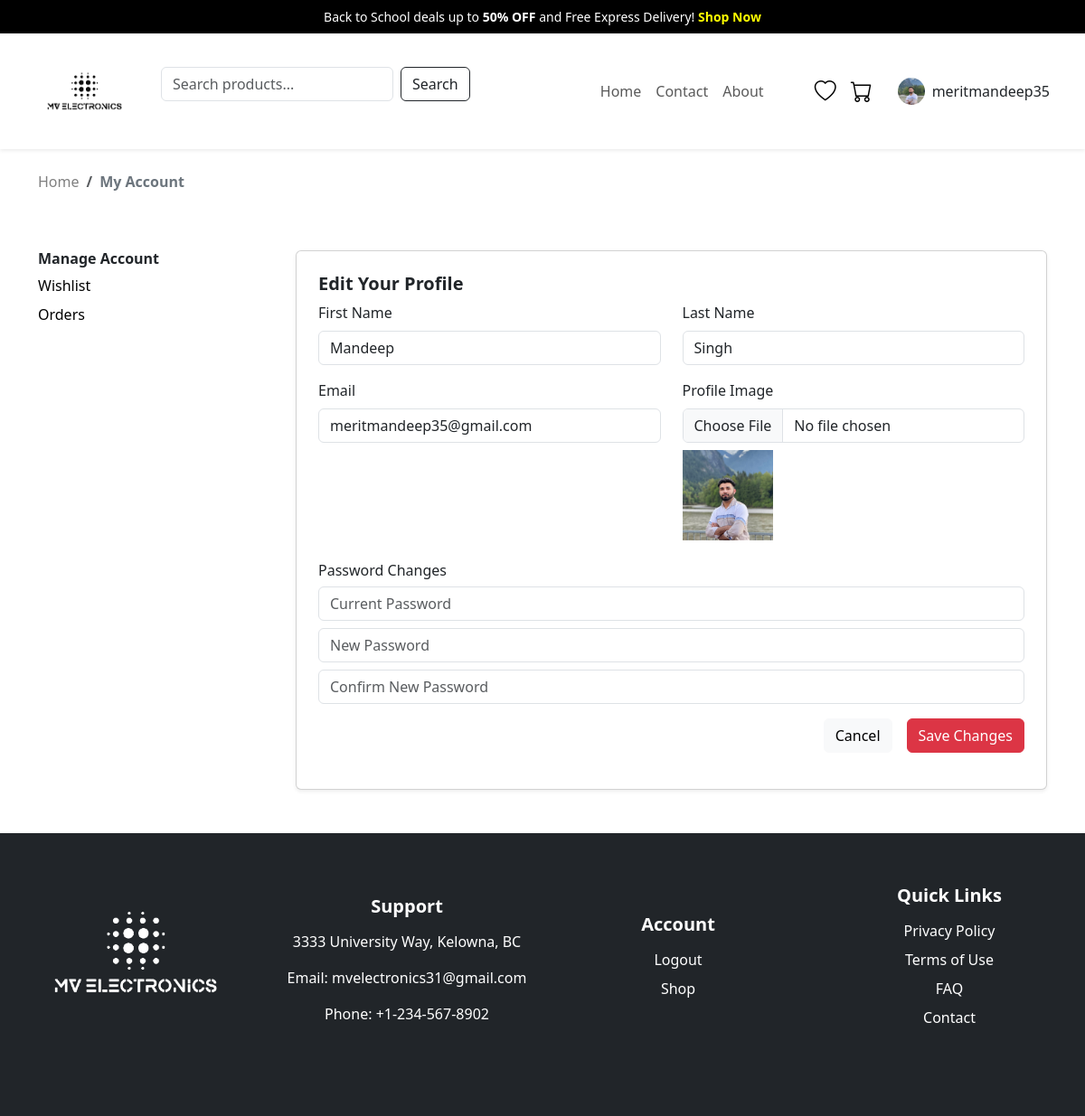
The page /project360/account.php (signed in) on the database its author committed.
### tables this page shows
CREATE TABLE `users` (
  `user_id` int(11) NOT NULL,
  `user_name` varchar(50) DEFAULT NULL,
  `email` varchar(50) NOT NULL,
  `password` varchar(255) NOT NULL,
  `profile_image` varchar(255) DEFAULT NULL,
  `first_name` varchar(255) NOT NULL,
  `last_name` varchar(255) NOT NULL,
  `status` enum('active','inactive') DEFAULT NULL
);

### project360/account.php (the view, shortened to what this page needs)
<?php
require_once 'db_connection.php';
$firstName    = '';
$lastName     = '';
$email        = '';
if (isset($_SESSION['user_id'])) {
    $userId = $_SESSION['user_id'];
    $sql  = "SELECT user_name, first_name, last_name, email, profile_image, password FROM users WHERE user_id = ?";
    $stmt = $conn->prepare($sql);
    $stmt->bind_param("i", $userId);
    $stmt->execute();
    $result = $stmt->get_result();
    if ($row = $result->fetch_assoc()) {
        $firstName     = $row['first_name'];
        $lastName      = $row['last_name'];
        $email         = $row['email'];
    }
}
require_once 'header-loader.php';
?>
<!DOCTYPE html>
<html lang="en">
<head>
    <link rel="stylesheet" href="account.css">
    <link href="https://cdn.jsdelivr.net/npm/bootstrap@5.3.0/dist/css/bootstrap.min.css" rel="stylesheet">
    <link rel="stylesheet" href="https://cdn.jsdelivr.net/npm/bootstrap-icons/font/bootstrap-icons.css">
    <link rel = "stylesheet" href = "footer.css">
    <link rel = "stylesheet" href = "header.css">
</head>
<body>
<div class="container mt-4">
    <nav aria-label="breadcrumb">
        <ol class="breadcrumb">
            <li class="breadcrumb-item"><a href="home.php">Home</a></li>
            <li class="breadcrumb-item active text-secondary fw-bold" aria-current="page">My Account</li>
        </ol>
    </nav>
</div>
<div class="container mb-5">
    <div class="row">
        <div class="col-md-3 mt-5 text-center text-lg-start">
            <h6 class="fw-bold">Manage Account</h6>
            <ul class="list-unstyled">
                <li><a href="wishlist.php" > Wishlist</a></li>
                <li><a href="order-history.php"> Orders</a></li>
            </ul>
        </div>
        <div class="col-md-9 mt-5">
            <div class="card shadow-sm p-4">
                <h5 class="text-dark fw-bold">Edit Your Profile</h5>
                <form method="POST" enctype="multipart/form-data">
                    <div class="row">
                        <div class="col-md-6">
                            <label class="form-label">First Name</label>
                            <input type="text" class="form-control"
                                   name="first_name"
                                   value="<?php echo htmlspecialchars($firstName); ?>"
                                   required>
                        </div>
                        <div class="col-md-6">
                            <label class="form-label">Last Name</label>
                            <input type="text" class="form-control"
                                   name="last_name"
                                   value="<?php echo htmlspecialchars($lastName); ?>"
                                   required>
                        </div>
                    </div>
                    <div class="row mt-3">
                        <div class="col-md-6">
                            <label class="form-label">Email</label>
                            <input type="email" class="form-control"
                                   name="email"
                                   value="<?php echo htmlspecialchars($email); ?>"
                                   required>
                        </div>
                        <div class="col-md-6">
                            <label class="form-label">Profile Image</label>
                            <input type="file" class="form-control" name="profile_image">
                            <?php if (!empty($profileImage)): ?>
                                <img src="<?php echo htmlspecialchars($profileImage); ?>"
                                     alt="Profile Image"
                                     class="mt-2"
                                     style="width: 100px; height: 100px; object-fit: cover;">
                            <?php endif; ?>
                        </div>
                    </div>
                    <h6 class="mt-4">Password Changes</h6>
                    <div class="mt-2">
                        <input type="password" class="form-control mb-2"
                               name="old_password"
                               placeholder="Current Password">
                        <input type="password" class="form-control mb-2"
                               name="password"
                               placeholder="New Password">
                        <input type="password" class="form-control mb-3"
                               name="confirm_password"
                               placeholder="Confirm New Password">
                    </div>
                    <div class="d-flex justify-content-end">
                        <button type="button" class="btn btn-light me-3">Cancel</button>
                        <button type="submit" class="btn btn-danger">Save Changes</button>
                    </div>
                </form>
            </div>
        </div>
    </div>
</div>
<?php require_once "footer.php"; ?>
</body>
</html>

### project360/loginheader.php (shortened to what this page needs)
<?php
require_once 'db_connection.php';
$userName = 'User';
$profileImage = '';
if (isset($_SESSION['user_id'])) {
    $userId = $_SESSION['user_id'];
    $sql = "SELECT user_name, profile_image FROM users WHERE user_id = ?";
    $stmt = $conn->prepare($sql);
    $stmt->bind_param("i", $userId);
    $stmt->execute();
    $result = $stmt->get_result();
    if ($row = $result->fetch_assoc()) {
        $userName = $row['user_name'];
        $profileImage = $row['profile_image'];
    }
}
?>
<header>
    <div class="top-banner text-center py-2">
        Back to School deals up to <strong>50% OFF</strong> and Free Express Delivery!
        <a href="home.php" class="shop-now">Shop Now</a>
    </div>
    <nav class="navbar navbar-expand-lg bg-white shadow-sm">
        <div class="container-fluid">
            <a class="navbar-brand fw-bold" href="home.php">
                <img src="images/logo1.png" alt="MV Electronics" width="135">
            </a>
            <form class="d-flex mx-auto" role="search" method="GET" action="search.php">
                <input class="form-control me-2" type="search" name="query" placeholder="Search products..." aria-label="Search">
                <button class="btn btn-outline-dark" type="submit">Search</button>
            </form>
            <div class="collapse navbar-collapse text-center" id="navbarNav">
                <ul class="navbar-nav ms-auto me-5">
                    <li class="nav-item"><a class="nav-link" href="home.php">Home</a></li>
                    <li class="nav-item"><a class="nav-link" href="contact.php">Contact</a></li>
                    <li class="nav-item"><a class="nav-link" href="about.php">About</a></li>
                </ul>
            </div>
            <div class="d-none d-lg-flex align-items-center">
                <a href="wishlist.php" class="me-3 position-relative">
                    <i class="bi bi-heart fs-4"></i>
                </a>
                <a href="cart.php" class="me-3 position-relative">
                    <i class="bi bi-cart fs-4"></i>
                </a>
                <div class="dropdown">
                    <button class="btn border-0 d-flex align-items-center"
                            id="profileDropdown"
                            data-bs-toggle="dropdown"
                            aria-expanded="false">
                        <?php if (!empty($profileImage)): ?>
                            <img
                                src="<?php echo htmlspecialchars($profileImage); ?>"
                                alt="Profile"
                                class="rounded-circle me-2"
                                style="width: 30px; height: 30px; object-fit: cover;"
                            >
                        <?php else: ?>
                            <i class="bi bi-person fs-4 me-2"></i>
                        <?php endif; ?>
                        <span><?php echo htmlspecialchars($userName); ?></span>
                    </button>
                </div>
            </div>
        </div>
    </nav>
</header>

### project360/header.css (style rules this page uses)
.top-banner { background: black; color: white; font-size: 14px; }
.shop-now { color: yellow; font-weight: bold; text-decoration: none; }
.navbar { padding: 15px; }
.bi { color: black; text-decoration: none; }

### project360/login.css (style rules this page uses)
html, body { overflow-x: hidden; }
.top-banner { background: black; color: white; font-size: 14px; }
.shop-now { color: yellow; font-weight: bold; text-decoration: none; }
.navbar { padding: 15px; }

### project360/account.css (style rules this page uses)
body { font-family: Arial, sans-serif; background-color: #f8f9fa; }
.breadcrumb-item a { text-decoration: none; color: gray; }
.breadcrumb-item.active { color: black; }
.list-unstyled li { margin-bottom: 8px; }
.list-unstyled a { text-decoration: none; color: black; }
.card { border-radius: 8px; border: none; }
.btn-danger { background-color: #c0392b; border-color: #c0392b; }
.btn-light { color: black; border: 1px solid #ccc; }

### rows shown on the page
users: profile_image (picture), user_name "meritmandeep35", first_name "Mandeep", last_name "Singh", email "meritmandeep35@gmail.com"
